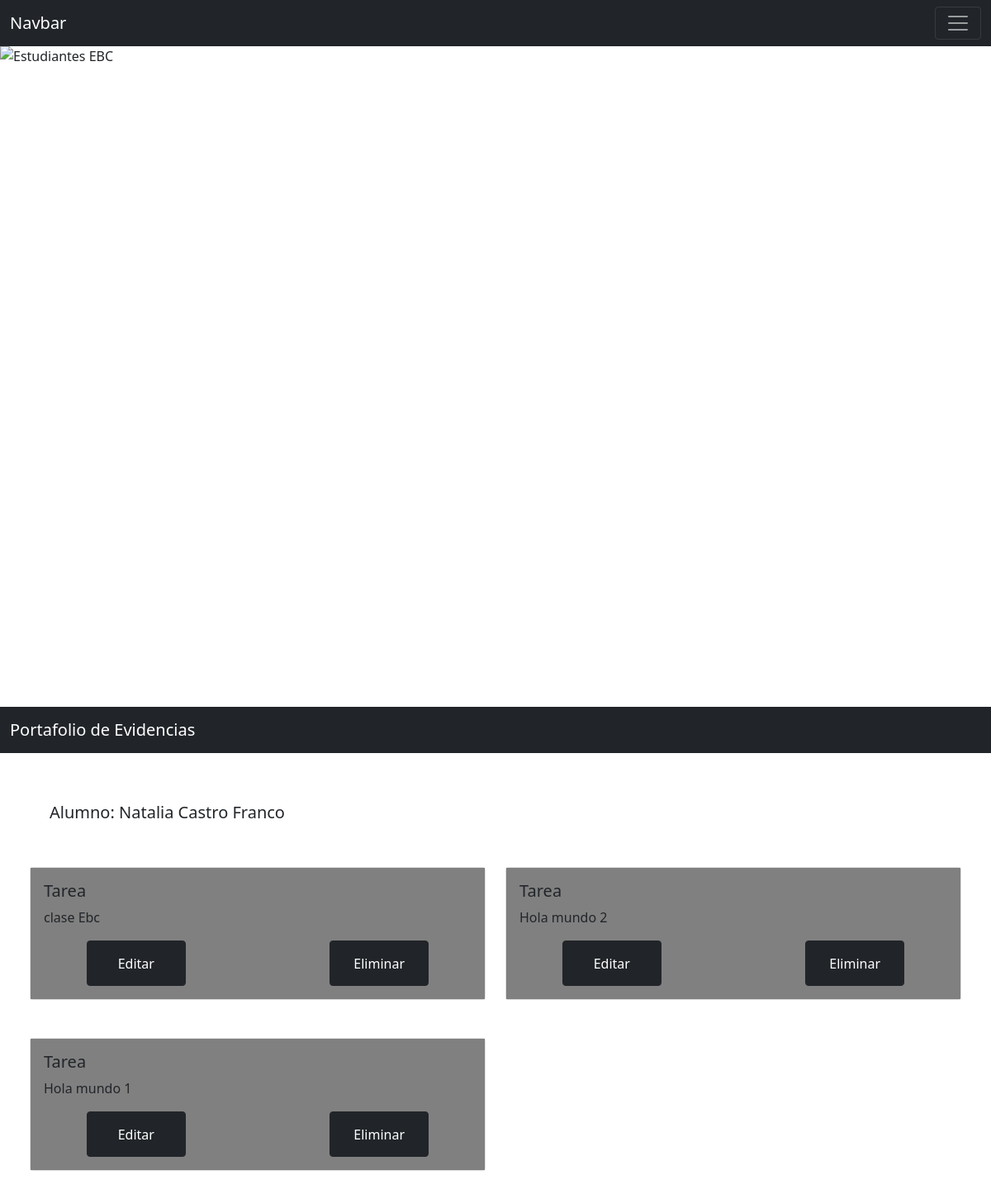
Before: / with the older database file.
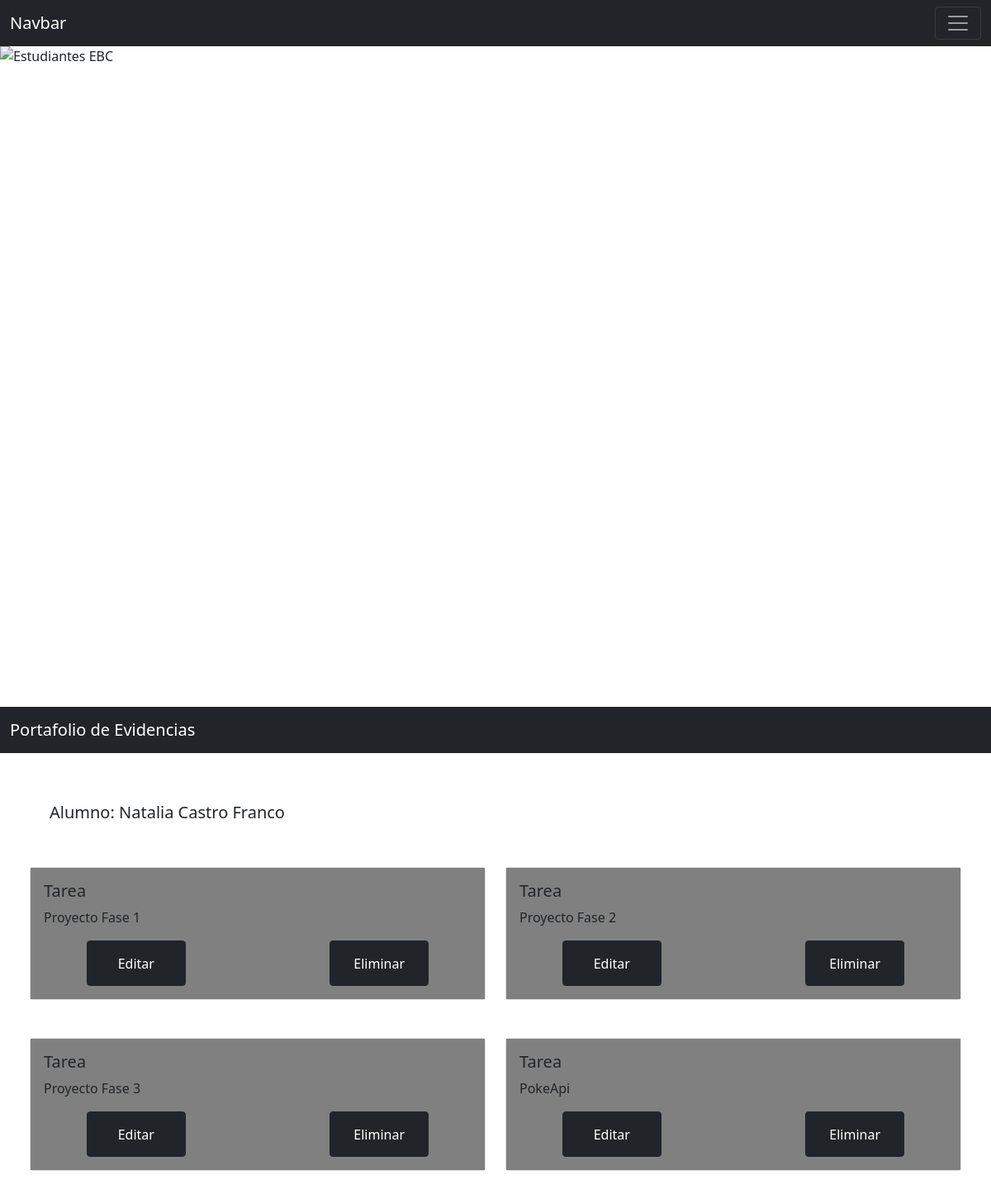
After: the same page with the newer database file.
### todo/models.py (models this page shows)
class Tarea(models.Model):
    tarea = models.CharField(max_length=100)
    def __str__(self):
        return self.tarea

### todo/views.py (the view)
# urls.py: 2. Add a URL to urlpatterns:  path('', views.home, name='home')
def home(request):
    tareas = Tarea.objects.all()
    context = {'tareas':tareas}
    return render(request, 'todo/home.html', context)

### todo/templates/todo/home.html (shortened to what this page needs)
{% extends 'todo/layout.html' %}
{% block content %}
 <div id="carouselExampleSlidesOnly" class="carousel slide" data-bs-ride="carousel">
    <div class="carousel-inner">
      <div class="carousel-item active">
        <img src="https://img.freepik.com/fotos-premium/grupo-jovenes-estudiantes-felices-universidad_85574-4531.jpg?w=2000" class="d-block w-100" alt="Estudiantes EBC" style="height: 100vh;background-size: cover;">
      </div>
    </div>
 </div>
 <nav class="navbar navbar-dark bg-dark">
    <div class="container-fluid">
      <a class="navbar-brand" href="#" style="align-content: center;">Portafolio de Evidencias</a>
    </div>
 </nav>
 <h5 style="margin-left: 5%;font-size: 20px;margin-top: 5%;">Alumno: Natalia Castro Franco</h5>
    <div class="row" style="margin-left:2%;margin-right:2%;margin-bottom:4%;">
     {% for tarea in tareas %}
        <div class="col-sm-6" style="margin-top:4%;">
            <div class="card">
                <div class="card-body" style="background-color:grey;">
                 <h5 class="card-title">Tarea</h5>
                 <p class="card-text">{{ tarea }}</p>
                    <div style="display:flex;justify-content:space-between;margin-left:10%;margin-right:10%;">
                        <button class="btn btn-dark" style="width: 120px;height: 55px;"><a href="{% url 'editar' tarea.id %}" class="btn btn-dark">Editar</a></button>
                        <button class="btn btn-dark" style="width: 120px;height: 55px;"><a href="{% url 'eliminar' tarea.id %}" class="btn btn-dark">Eliminar</a></button>
                    </div>
                </div>
            </div>
        </div>
     {% endfor %}
    </div>
{% endblock %}

### todo/templates/todo/layout.html (shortened to what this page needs)
<!DOCTYPE html>
<html>
   <head>
   <link href="https://cdn.jsdelivr.net/npm/bootstrap@5.0.2/dist/css/bootstrap.min.css" rel="stylesheet">
   </head>
   <body>
<nav class="navbar navbar-dark bg-dark">
  <div class="container-fluid">
    <a class="navbar-brand" href="#">Navbar</a>
    <button class="navbar-toggler" type="button" data-bs-toggle="collapse" data-bs-target="#navbarNav" aria-controls="navbarNav" aria-expanded="false" aria-label="Toggle navigation">
      <span class="navbar-toggler-icon"></span>
    </button>
  </div>
</nav>
        {% block content %}
        {% endblock %}
   </body>
</html>

Changed rows visible on the page:
removed Tarea: tarea "clase Ebc"
removed Tarea: tarea "Hola mundo 2"
changed Tarea: tarea "Hola mundo 1" → "Proyecto Fase 1"
added Tarea: tarea "Proyecto Fase 2"
added Tarea: tarea "Proyecto Fase 3"
added Tarea: tarea "PokeApi"
